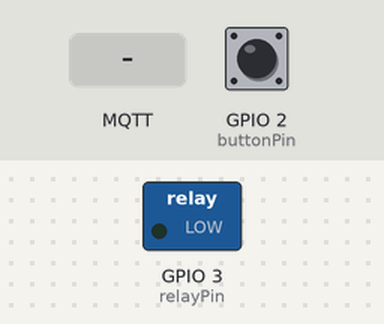
Bench run of a sketch on a simulated ESP8266 (NodeMCU). Shown: switched loads named in the sketch (green lamp = pin HIGH). Inputs (shaded band) come from the test bench; at power-on: GPIO 2 (buttonPin) HIGH. WiFi joins after 1.5 s; servers stay silent unless stated; no MQTT or app messages arrive unless stated; what the sketch prints to the serial monitor is not drawn.

Above: at 2.7 s.
2.8 s: GPIO 2 (buttonPin) pulled LOW for 0.15 s
At 3.1 s:
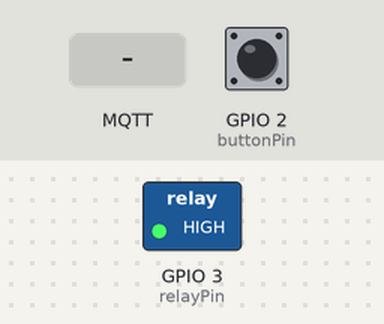
4.4 s: MQTT message "ON" arrives on the first subscribed topic
At 4.8 s:
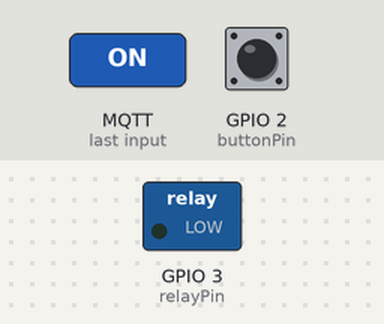
7.4 s: GPIO 2 (buttonPin) pulled LOW for 1 s
At 7.7 s:
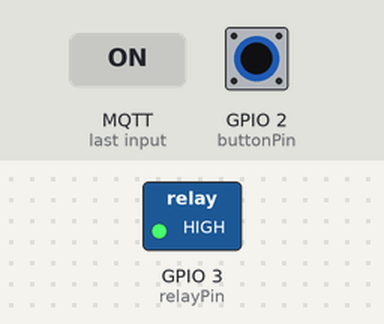
9.9 s: GPIO 2 (buttonPin) pulled LOW for 3.2 s
At 10.9 s:
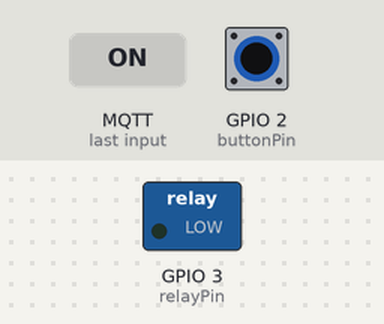
Timing chart, 0 to 12.9 s (numbered marks = the images above; inputs shaded):
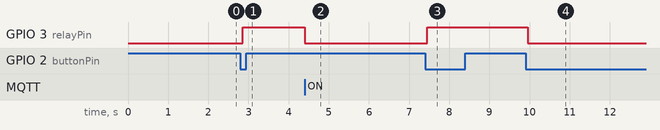

The sketch:

smart_room_hub.ino
```cpp
#include <ESP8266WiFi.h>
#include <ESP8266WebServer.h>
#include <ESP8266mDNS.h>
#include <ESP8266HTTPUpdateServer.h>
#include <PubSubClient.h>
#include <IRremoteESP8266.h>
#include <IRsend.h>
#include <stdlib.h>
#include <RCSwitch.h>

const char* host = "esp8266-room";
const char* update_path = "/firmware";
const char* update_username = "admin";
const char* update_password = "OTAPASS";

const char* ssid = "WIFI_SSID";
const char* password = "WIFI_PASS";
const char* mqtt_server = "MQTT_SERVER_IP";

ESP8266WebServer httpServer(80);
ESP8266HTTPUpdateServer httpUpdater;
IRsend irsend(0);
RCSwitch mySwitch = RCSwitch();

int relayPin = 3;
int relayState = 0;

int buttonPin = 2;
int buttonState;
int lastButtonState = HIGH;

unsigned int result;
unsigned long lastDebounceTime = 0;  // the last time the output pin was toggled
unsigned long debounceDelay = 50;    // the debounce time; increase if the output flickers

char rcvd[10];
char **ptr;
unsigned long irData;

WiFiClient espClient;
PubSubClient client(espClient);

void setup() {
  irsend.begin();
  mySwitch.enableTransmit(1);
  //Serial.begin(115200, SERIAL_8N1,SERIAL_TX_ONLY);
  pinMode(relayPin, OUTPUT);
  pinMode(buttonPin, INPUT);
  setup_wifi();
  MDNS.begin(host);

  httpUpdater.setup(&httpServer, update_path, update_username, update_password);
  httpServer.begin();

  MDNS.addService("http", "tcp", 80);
  Serial.printf("HTTPUpdateServer ready! Open http://%s.local%s in your browser and login with username '%s' and password '%s'\n", host, update_path, update_username, update_password);
  client.setServer(mqtt_server, 1883);
  client.setCallback(callback);
}

void setup_wifi() {

  delay(10);
  // We start by connecting to a WiFi network
  Serial.println();
  Serial.print("Connecting to ");
  Serial.println(ssid);
  WiFi.begin(ssid, password);

  while (WiFi.status() != WL_CONNECTED) {
    delay(500);
    Serial.print(".");
  }

  Serial.println("");
  Serial.println("WiFi connected");
  Serial.println("IP address: ");
  Serial.println(WiFi.localIP());
}

void callback(char* topic, byte* payload, unsigned int length) {
   String strPayload = "";
   String strTopic(topic);
  for (int i = 0; i < length; i++) {
    strPayload += (char)payload[i];
  }
   if(strTopic == "/melih/oda/lamp"){
      if(strPayload == "ON"){
          if(relayState == 0){
             digitalWrite(relayPin, HIGH);
             Serial.println("Relay ON");
             relayState = 1;
          }else if(relayState == 1){
             digitalWrite(relayPin, LOW);
             Serial.println("Relay OFF");
             relayState = 0;
            }
      }
  }else if(strTopic == "/melih/oda/remote/nec"){
    Serial.println("/melih/oda/remote/nec");
    sendCode(strPayload, 0);
  }else if(strTopic == "/melih/oda/remote/rc5"){
    Serial.println("/melih/oda/remote/rc5");
    sendCode(strPayload, 1);
  }else if(strTopic == "/melih/oda/remote/rf433"){
    Serial.println("/melih/oda/remote/rf433");
    mySwitch.send(strPayload.toInt(), 24);
  }else if(strTopic == "/melih/oda/remote/pc"){
    Serial.println("/melih/oda/remote/pc");

  }
}

void sendCode(String code, int tvId){
  code.toCharArray(rcvd, 11);
  irData = strtoul(rcvd,ptr,16);
  Serial.println(rcvd);
  Serial.println(irData);
  if(tvId == 0){
    irsend.sendNEC(irData,32);
  }else if(tvId == 1){
    irsend.sendRC5(irData,12);
  }
}

void reconnect() {
  // Loop until we're reconnected
  while (!client.connected()) {
    Serial.print("Attempting MQTT connection...");
    // Attempt to connect
    if (client.connect("ESP8266Room")) {
      Serial.println("connected");
      client.publish("/baglanti", "Baglandi");
      // Once connected, publish an announcement...
      // ... and resubscribe
      client.subscribe("/melih/oda/lamp");
      client.subscribe("/melih/oda/remote/nec");
      client.subscribe("/melih/oda/remote/rc5");
	  client.subscribe("/melih/oda/remote/rf433");
	  client.subscribe("/melih/oda/remote/pc");
    } else {
      Serial.print("failed, rc=");
      Serial.print(client.state());
      Serial.println(" try again in 5 seconds");
      // Wait 5 seconds before retrying
      delay(5000);
    }
  }
}
void loop() {
  int reading = digitalRead(buttonPin);

  if (reading != lastButtonState) {
    // reset the debouncing timer
    lastDebounceTime = millis();
  }

  if ((millis() - lastDebounceTime) > debounceDelay) {
    // whatever the reading is at, it's been there for longer
    // than the debounce delay, so take it as the actual current state:

    // if the button state has changed:
    if (reading != buttonState) {
      buttonState = reading;

      // only toggle the LED if the new button state is HIGH
      if (buttonState == LOW) {
		  relayState = !relayState;
		  digitalWrite(relayPin, relayState);
        //client.publish("/melih/oda/lamp", "ON");
        Serial.println("Button Pressed!");
      }
    }
  }

  // save the reading.  Next time through the loop,
  // it'll be the lastButtonState:

  if (!client.connected()) {
    reconnect();
  }
  httpServer.handleClient();
  client.loop();
  lastButtonState = reading;
}
```

Measured:
- after the input at 2.8 s, GPIO 3 (relayPin): LOW → HIGH after 0.05 s
- after the input at 4.4 s, GPIO 3 (relayPin): HIGH → LOW at once
- after the input at 7.4 s, GPIO 3 (relayPin): LOW → HIGH after 0.05 s
- after the input at 9.9 s, GPIO 3 (relayPin): HIGH → LOW after 0.05 s
